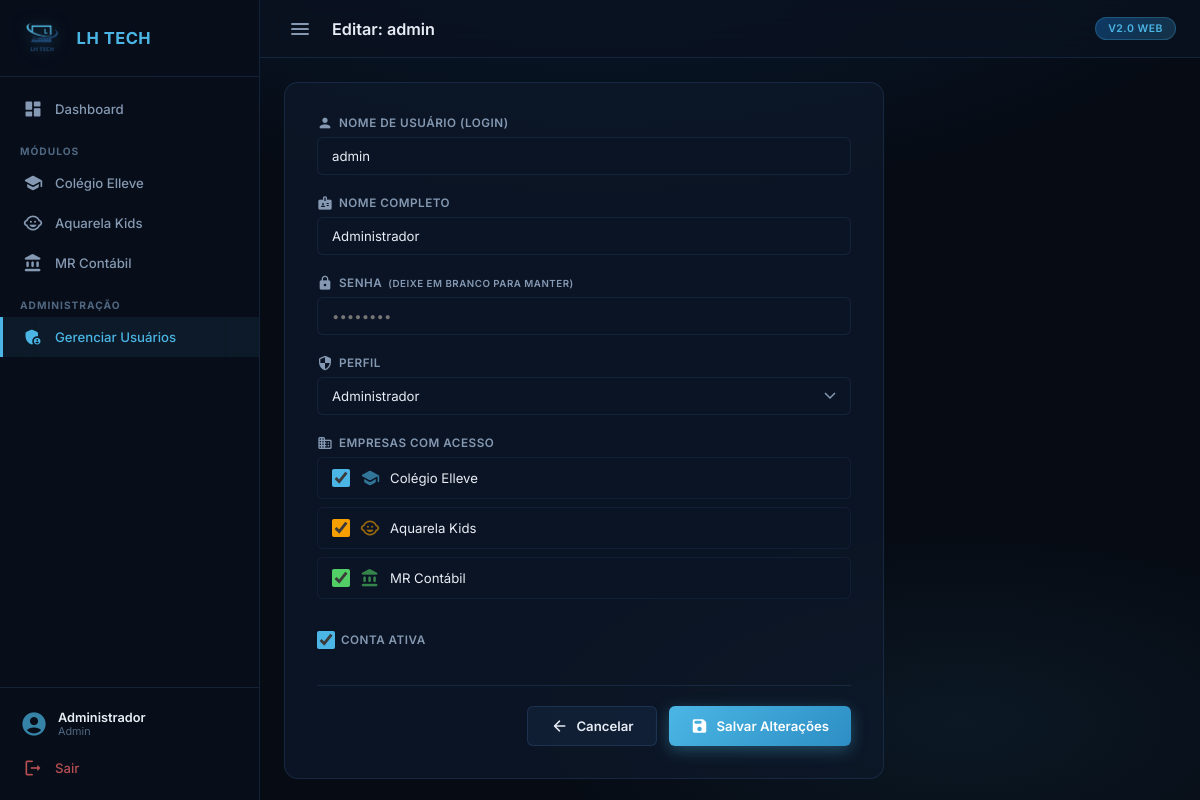
Page /admin/users/1/edit (signed in) on the committed database.
### tables this page shows
CREATE TABLE users (
            id INTEGER PRIMARY KEY AUTOINCREMENT,
            username TEXT UNIQUE NOT NULL,
            password_hash TEXT NOT NULL,
            full_name TEXT NOT NULL DEFAULT '',
            role TEXT NOT NULL DEFAULT 'user',
            companies TEXT NOT NULL DEFAULT '[]',
            active INTEGER NOT NULL DEFAULT 1,
            created_at TEXT NOT NULL DEFAULT (datetime('now'))
        , last_login TEXT, last_ip TEXT);

### web/admin.py (the view, shortened to what this page needs)
@admin_bp.route("/users/<int:user_id>/edit", methods=["GET", "POST"])
@admin_required
def user_edit(user_id):
    user = get_user_by_id(user_id)
    if not user:
        flash("Usuário não encontrado.", "error")
        return redirect(url_for("admin.users_list"))
    return render_template("admin_user_form.html", mode="edit",
                           user=user, companies=COMPANIES)

### web/admin.py (called while the page is built)
def admin_required(f):
    @wraps(f)
    @login_required
    def decorated(*args, **kwargs):
        if not current_user.is_admin:
            flash("Acesso restrito a administradores.", "error")
            return redirect(url_for("dashboard"))
        return f(*args, **kwargs)
    return decorated

### web/auth.py (called while the page is built)
def init_login_manager(app):
    login_manager = LoginManager()
    login_manager.login_view = "auth.login"
    login_manager.login_message = "Faça login para continuar."
    login_manager.login_message_category = "info"
    login_manager.init_app(app)
    @login_manager.user_loader
    def load_user(user_id):
        data = get_user_by_id(int(user_id))
        if data and data["active"]:
            return User(data)
        return None

    @property
    def is_admin(self):
        return self.role == "admin"

### web/models.py (called while the page is built)
def get_db():
    conn = sqlite3.connect(DB_PATH)
    conn.row_factory = sqlite3.Row
    return conn

def get_user_by_id(user_id):
    conn = get_db()
    row = conn.execute("SELECT * FROM users WHERE id = ?", (user_id,)).fetchone()
    conn.close()
    if row:
        return _row_to_dict(row)
    return None

def _row_to_dict(row):
    d = dict(row)
    try:
        d["companies"] = json.loads(d.get("companies", "[]"))
    except Exception:
        d["companies"] = []
    return d

### web/server.py (called while the page is built)
@app.context_processor
def inject_companies():
    if current_user.is_authenticated:
        if current_user.is_admin:
            return {"companies": COMPANIES}
        return {"companies": {k: v for k, v in COMPANIES.items() if k in current_user.companies}}
    return {"companies": {}}

### web/templates/admin_user_form.html (shortened to what this page needs)
{% extends "base.html" %}
{% block page_title %}{{ 'Novo Usuário' if mode == 'new' else 'Editar: ' + user.get('username', '') }}{% endblock %}
{% block content %}
<div class="admin-page">
    <div class="form-card">
        <form method="POST">
            <div class="form-group">
                <label for="username">
                    <span class="material-icons-round">person</span>
                    Nome de usuário (login)
                </label>
                {% if mode == 'new' %}
                <input type="text" id="username" name="username" class="form-input"
                       value="{{ user.get('username', '') }}" required placeholder="Ex: joao.silva">
                {% else %}
                <input type="text" class="form-input" value="{{ user.get('username', '') }}" disabled>
                {% endif %}
            </div>
            <div class="form-group">
                <label for="full_name">
                    <span class="material-icons-round">badge</span>
                    Nome completo
                </label>
                <input type="text" id="full_name" name="full_name" class="form-input"
                       value="{{ user.get('full_name', '') }}" placeholder="Ex: João da Silva">
            </div>
            <div class="form-group">
                <label for="password">
                    <span class="material-icons-round">lock</span>
                    Senha {% if mode == 'edit' %}<small>(deixe em branco para manter)</small>{% endif %}
                </label>
                <input type="password" id="password" name="password" class="form-input"
                       placeholder="{% if mode == 'new' %}Defina a senha{% else %}••••••••{% endif %}"
                       {% if mode == 'new' %}required{% endif %}>
            </div>
            <div class="form-group">
                <label for="role">
                    <span class="material-icons-round">security</span>
                    Perfil
                </label>
                <select id="role" name="role" class="form-select">
                    <option value="admin" {% if user.get('role') == 'admin' %}selected{% endif %}>Administrador</option>
                </select>
            </div>
            <div class="form-group">
                <label>
                    <span class="material-icons-round">business</span>
                    Empresas com acesso
                </label>
                <div class="checkbox-grid">
                    {% for slug, co in companies.items() %}
                    <label class="checkbox-item" style="--check-color: {{ co.color }}">
                        <input type="checkbox" name="companies" value="{{ slug }}"
                               {% if slug in (user.get('companies', [])) %}checked{% endif %}>
                        <span class="material-icons-round check-icon">{{ co.icon }}</span>
                        <span>{{ co.name }}</span>
                    </label>
                    {% endfor %}
                </div>
            </div>
            {% if mode == 'edit' %}
            <div class="form-group">
                <label class="checkbox-item checkbox-standalone">
                    <input type="checkbox" name="active" {% if user.get('active', True) %}checked{% endif %}>
                    <span>Conta ativa</span>
                </label>
            </div>
            {% endif %}
            <div class="form-actions">
                <a href="/admin/users" class="btn btn-secondary">
                    <span class="material-icons-round">arrow_back</span> Cancelar
                </a>
                <button type="submit" class="btn btn-primary">
                    <span class="material-icons-round">save</span>
                    {{ 'Criar Usuário' if mode == 'new' else 'Salvar Alterações' }}
                </button>
            </div>
        </form>
    </div>
</div>
{% endblock %}

### web/templates/base.html (shortened to what this page needs)
<!DOCTYPE html>
<html lang="pt-BR">
<head>
    <link rel="stylesheet" href="/static/css/style.css">
</head>
<body class="{% block body_class %}has-sidebar{% endblock %}">
    {% if current_user.is_authenticated %}
    <aside class="sidebar" id="sidebar">
        <div class="sidebar-header">
            <img src="/static/logo.png" alt="LH TECH" class="sidebar-logo">
            <span class="sidebar-brand">LH TECH</span>
        </div>
        <nav class="sidebar-nav">
            <a href="/dashboard" class="nav-item {% if request.path == '/dashboard' %}active{% endif %}">
                <span class="material-icons-round">dashboard</span>
                <span>Dashboard</span>
            </a>
            <div class="nav-divider">Módulos</div>
            {% for slug, co in companies.items() if companies is defined %}
            <a href="/modulo/{{ slug }}" class="nav-item {% if request.path == '/modulo/' + slug %}active{% endif %}">
                <span class="material-icons-round">{{ co.icon }}</span>
                <span>{{ co.name }}</span>
            </a>
            {% endfor %}
            {% if current_user.is_admin %}
            <div class="nav-divider">Administração</div>
            <a href="/admin/users" class="nav-item {% if '/admin' in request.path %}active{% endif %}">
                <span class="material-icons-round">admin_panel_settings</span>
                <span>Gerenciar Usuários</span>
            </a>
            {% endif %}
        </nav>
        <div class="sidebar-footer">
            <div class="user-info">
                <span class="material-icons-round">account_circle</span>
                <div>
                    <span class="user-name">{{ current_user.full_name or current_user.username }}</span>
                    <span class="user-role">{{ 'Admin' if current_user.is_admin else 'Usuário' }}</span>
                </div>
            </div>
            <a href="/logout" class="nav-item nav-logout">
                <span class="material-icons-round">logout</span>
                <span>Sair</span>
            </a>
        </div>
    </aside>
    {% endif %}
    <div class="main-wrapper {% if not current_user.is_authenticated %}no-sidebar{% endif %}">
        {% if current_user.is_authenticated %}
        <header class="topbar">
            <button class="btn-icon sidebar-toggle" id="sidebar-toggle">
                <span class="material-icons-round">menu</span>
            </button>
            <h1 class="topbar-title">{% block page_title %}Dashboard{% endblock %}</h1>
            <div class="topbar-right">
                <span class="header-badge">v2.0 Web</span>
            </div>
        </header>
        {% endif %}
        <main class="main-content">
            {% block content %}{% endblock %}
        </main>
    </div>
</body>
</html>

### rows in the picture
users: full_name "Administrador", username "Editar: admin", get "admin", role "Administrador"

### other values in the picture
{{ co.name }} "Colégio Elleve" "Aquarela Kids" "MR Contábil"
{{ 'Admin' if current_user.is_admin else 'Usuário' }} "Admin"
{{ 'Criar Usuário' if mode == 'new' else 'Salvar Alterações' }} "Salvar Alterações"
